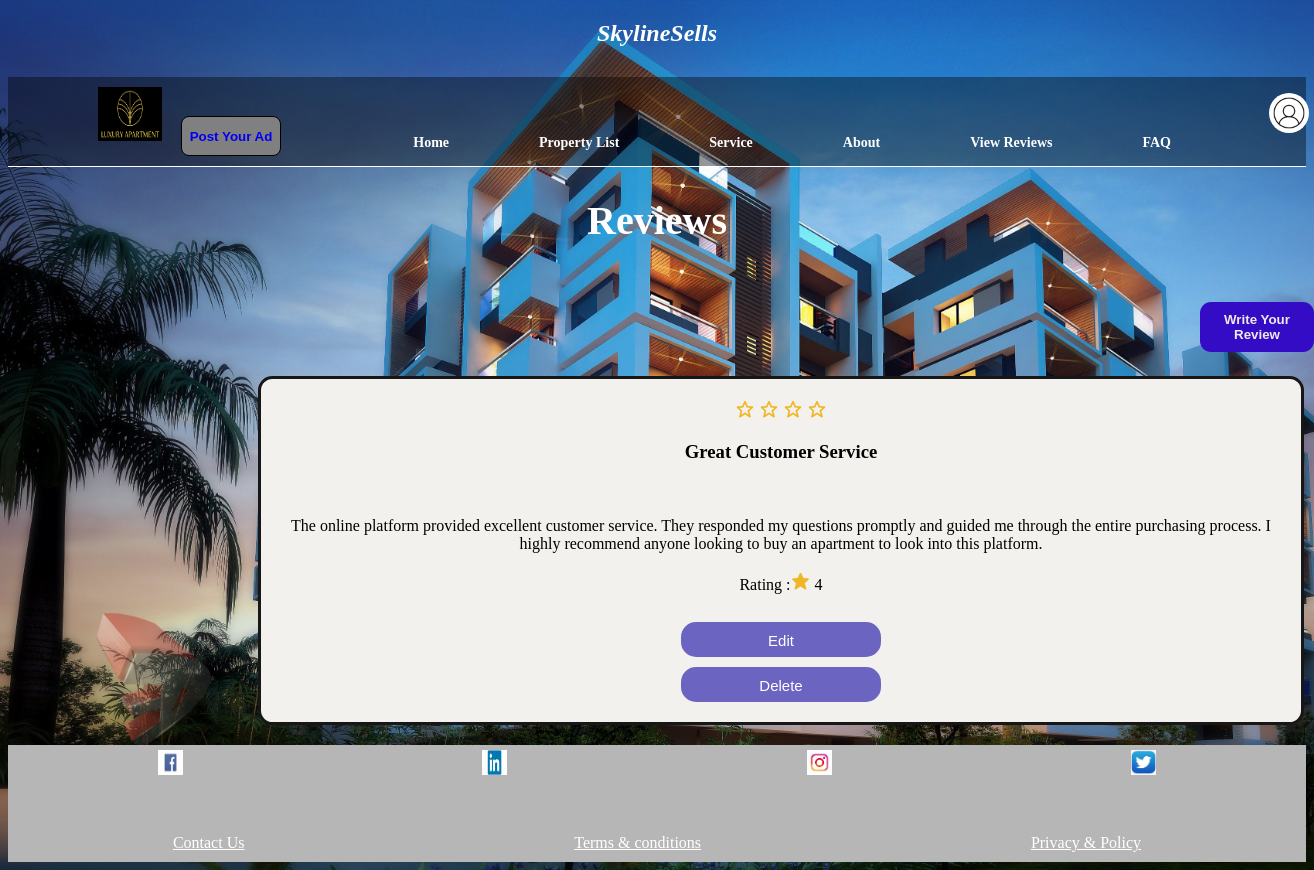
Screenshot of /reviews.php with the database file from the repository.
### tables this page shows
CREATE TABLE `review1` (
  `ID` int(10) NOT NULL,
  `Rev_title` varchar(100) NOT NULL,
  `Rev_text` varchar(1000) NOT NULL,
  `Rating` int(10) NOT NULL
);

### read.php (the view, shortened to what this page needs)
<!DOCTYPE html>
<html lang="en">
<head>
    <link rel="stylesheet" href="styles/style.css">
    <link rel="stylesheet" href="https://unpkg.com/boxicons@latest/css/boxicons.min.css">
</head>
<body>
<?php
require 'config.php';
$sql="SELECT ID,Rev_title,Rev_text,Rating FROM review1";
$result=$con->query($sql);
if($result->num_rows>0)
{
    while($row=$result->fetch_assoc())
    {
        echo "<div class='box'>
        <div class='rate'>
        <i class='bx bx-star'></i>
        <i class='bx bx-star'></i>
        <i class='bx bx-star'></i>
        <i class='bx bx-star'></i>
        </div>";
        echo "<h3>".$row["Rev_title"]."</h3>"."<br><br> ".$row["Rev_text"]."<br><br>Rating  :<i class='bx bxs-star'></i>"." ".$row["Rating"]."<br>";
        echo "<br><button class='button_style'><a href='upadatepage.php?id=".$row["ID"]."' class='button'>Edit</button></a>";
        echo "<form class ='form1' method='post' action='delete.php'>
    <input type='hidden' name='ID' value='".$row["ID"]."'>
    <button class='button_style' type='submit' name='revdelete'>Delete</button>
</form>
</div>";
    }
}
else{
    echo "No result";
}
?>
</body>
</html>

### styles/style.css (style rules this page uses)
.box { margin: 20px; overflow: hidden; padding: 20px 20px; position: relative; text-align: center; width: 1000px; border: 3px solid #171717; border-radius: 0.5rem; background-color:#f2f1ed; box-shadow:#6e6a69; border-radius: 0.9rem; margin-left: 250px; }
button.button_style { border:0; height:35px; color:#fff; font-size:15px; margin-top:10px; background:rgba(76,68,182,0.808); border-radius:15px; cursor:pointer; padding:10px; width:200px; }
.button { color: white; text-decoration: none; }
.bx { color :rgb(240, 182, 36); font-size: 20px; }
body { background-image:url("../images/background2.jpg"); background-size: cover; }

### rows the page displays
review1: Rev_title "Great Customer Service", Rev_text "The online platform provided excellent customer service. They responded my questions promptly and guided me through the entire purchasing process. I highly recommend anyone looking to buy an apartment to look into this platform.", Rating "4"
